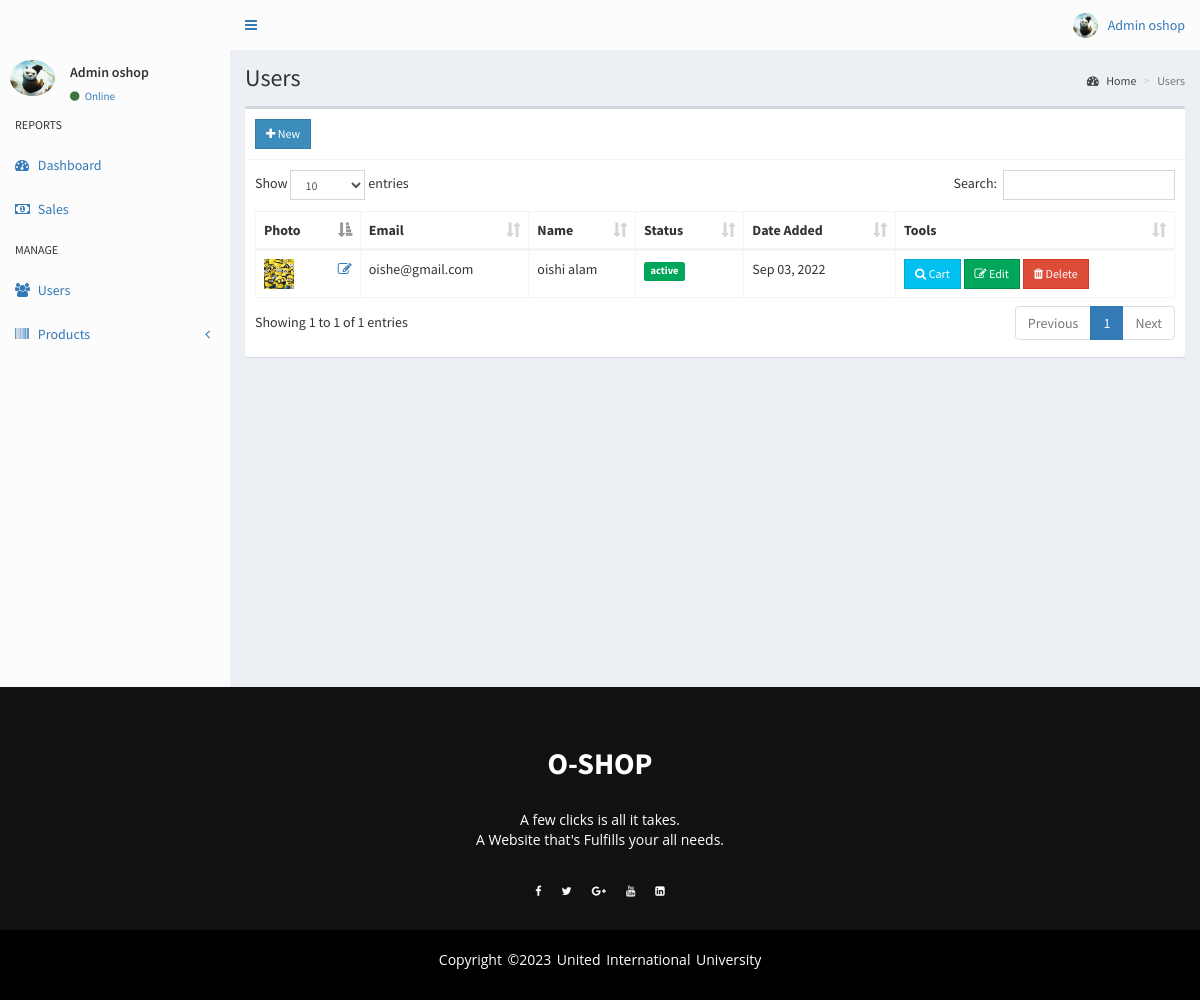
The page /admin/users.php (signed in) on the database its author committed.
### tables this page shows
CREATE TABLE `users` (
  `id` int(11) NOT NULL,
  `email` varchar(200) NOT NULL,
  `password` varchar(60) NOT NULL,
  `type` int(1) NOT NULL,
  `firstname` varchar(50) NOT NULL,
  `lastname` varchar(50) NOT NULL,
  `address` text NOT NULL,
  `contact_info` varchar(100) NOT NULL,
  `photo` varchar(200) NOT NULL,
  `status` int(1) NOT NULL,
  `activate_code` varchar(15) NOT NULL,
  `reset_code` varchar(15) NOT NULL,
  `created_on` date NOT NULL
);

### admin/includes/session.php (called while the page is built, shortened)
<?php
	include '../includes/conn.php';
	$conn = $pdo->open();
	$stmt = $conn->prepare("SELECT * FROM users WHERE id=:id");
	$stmt->execute(['id'=>$_SESSION['admin']]);
	$admin = $stmt->fetch();
?>

### admin/users.php (the view, shortened to what this page needs)
<?php include 'includes/session.php'; ?>
<?php include 'includes/header.php'; ?>
<body class="hold-transition skin-vvv sidebar-mini">
<div class="wrapper">
  <?php include 'includes/navbar.php'; ?>
  <?php include 'includes/menubar.php'; ?>
  <div class="content-wrapper">
    <section class="content-header">
      <h1>
        Users
      </h1>
      <ol class="breadcrumb">
        <li><a href="#"><i class="fa fa-dashboard"></i> Home</a></li>
        <li class="active">Users</li>
      </ol>
    </section>
    <section class="content">
      <div class="row">
        <div class="col-xs-12">
          <div class="box">
            <div class="box-header with-border">
              <a href="#addnew" data-toggle="modal" class="btn btn-primary btn-sm btn-flat"><i class="fa fa-plus"></i> New</a>
            </div>
            <div class="box-body">
              <table id="example1" class="table table-bordered">
                <thead>
                  <th>Photo</th>
                  <th>Email</th>
                  <th>Name</th>
                  <th>Status</th>
                  <th>Date Added</th>
                  <th>Tools</th>
                </thead>
                <tbody>
                  <?php
                    $conn = $pdo->open();
                    try{
                      $stmt = $conn->prepare("SELECT * FROM users WHERE type=:type");
                      $stmt->execute(['type'=>0]);
                      foreach($stmt as $row){
                        $image = (!empty($row['photo'])) ? '../images/'.$row['photo'] : '../images/profile.jpg';
                        $status = ($row['status']) ? '<span class="label label-success">active</span>' : '<span class="label label-danger">not verified</span>';
                        $active = (!$row['status']) ? '<span class="pull-right"><a href="#activate" class="status" data-toggle="modal" data-id="'.$row['id'].'"><i class="fa fa-check-square-o"></i></a></span>' : '';
                        echo "
                          <tr>
                            <td>
                              <img src='".$image."' height='30px' width='30px'>
                              <span class='pull-right'><a href='#edit_photo' class='photo' data-toggle='modal' data-id='".$row['id']."'><i class='fa fa-edit'></i></a></span>
                            </td>
                            <td>".$row['email']."</td>
                            <td>".$row['firstname'].' '.$row['lastname']."</td>
                            <td>
                              ".$status."
                              ".$active."
                            </td>
                            <td>".date('M d, Y', strtotime($row['created_on']))."</td>
                            <td>
                              <a href='cart.php?user=".$row['id']."' class='btn btn-info btn-sm btn-flat'><i class='fa fa-search'></i> Cart</a>
                              <button class='btn btn-success btn-sm edit btn-flat' data-id='".$row['id']."'><i class='fa fa-edit'></i> Edit</button>
                              <button class='btn btn-danger btn-sm delete btn-flat' data-id='".$row['id']."'><i class='fa fa-trash'></i> Delete</button>
                            </td>
                          </tr>
                        ";
                      }
                    }
                    catch(PDOException $e){
                      echo $e->getMessage();
                    }
                  ?>
                </tbody>
              </table>
            </div>
          </div>
        </div>
      </div>
    </section>
  </div>
  	<?php include 'includes/footer.php'; ?>
</div>
</body>
</html>

### admin/includes/navbar.php (shortened to what this page needs)
<header class="main-header">
  <nav class="navbar navbar-static-top">
    <a href="#" class="sidebar-toggle" data-toggle="push-menu" role="button">
    </a>
    <div class="navbar-custom-menu">
      <ul class="nav navbar-nav">
        <li class="dropdown user user-menu">
          <a href="#" class="dropdown-toggle" data-toggle="dropdown">
            <img src="<?php echo (!empty($admin['photo'])) ? '../images/'.$admin['photo'] : '../images/profile.jpg'; ?>" class="user-image" alt="User Image">
            <span class="hidden-xs"><?php echo $admin['firstname'].' '.$admin['lastname']; ?></span>
          </a>
        </li>
      </ul>
    </div>
  </nav>
</header>

### admin/includes/menubar.php (shortened to what this page needs)
<aside class="main-sidebar">
  <section class="sidebar">
    <div class="user-panel">
      <div class="pull-left image">
        <img src="<?php echo (!empty($admin['photo'])) ? '../images/'.$admin['photo'] : '../images/profile.jpg'; ?>" class="img-circle" alt="User Image">
      </div>
      <div class="pull-left info">
        <p><?php echo $admin['firstname'].' '.$admin['lastname']; ?></p>
        <a><i class="fa fa-circle text-success"></i> Online</a>
      </div>
    </div>
    <ul class="sidebar-menu" data-widget="tree">
      <li class="header">REPORTS</li>
      <li><a href="home.php"><i class="fa fa-dashboard"></i> <span>Dashboard</span></a></li>
      <li><a href="sales.php"><i class="fa fa-money"></i> <span>Sales</span></a></li>
      <li class="header">MANAGE</li>
      <li><a href="users.php"><i class="fa fa-users"></i> <span>Users</span></a></li>
      <li class="treeview">
        <a href="#">
          <i class="fa fa-barcode"></i>
          <span>Products</span>
          <span class="pull-right-container">
            <i class="fa fa-angle-left pull-right"></i>
          </span>
        </a>
  </section>
</aside>

### style.css (style rules this page uses)
* { margin: 0; padding: 0; box-sizing: border-box; }
body { background: #fcfcfc; }

### rows shown on the page
users: photo (placeholder picture), firstname "Admin", lastname "oshop"
users: photo (picture), email "oishe@gmail.com", firstname "oishi", lastname "alam", status "active", created_on "Sep 03, 2022"
